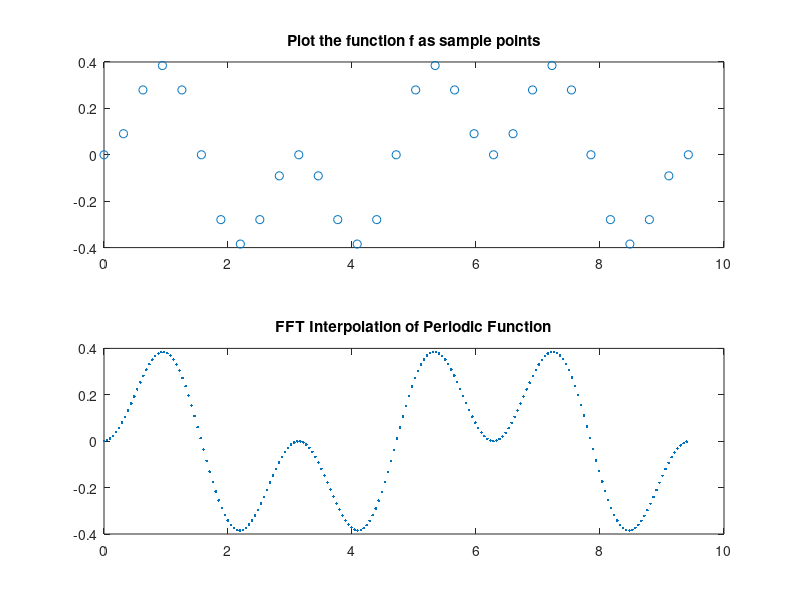

Here is the MATLAB script that generated this plot:
dx = 3*pi/30;
x = 0:dx:3*pi;
f = sin(x).^2 .* cos(x);
subplot(2,1,1)
plot(x,f,'o')
title('Plot the function f as sample points')
%Use FFT interpolation to find the function value at 200 query points.
N = 200;
y = interpft(f,N);
%Calculate the spacing of the interpolated data from the spacing of the sample points with dy =dx*length(x)/N, where N is the number of interpolation points. Truncate the data in y to matchthe sampling density of x2.
dy = dx*length(x)/N;
x2 = 0:dy:3*pi;
y = y(1:length(x2));
%Plot the results.
hold on
subplot(2,1,2)
plot(x2,y,'.')
title('FFT Interpolation of Periodic Function')
